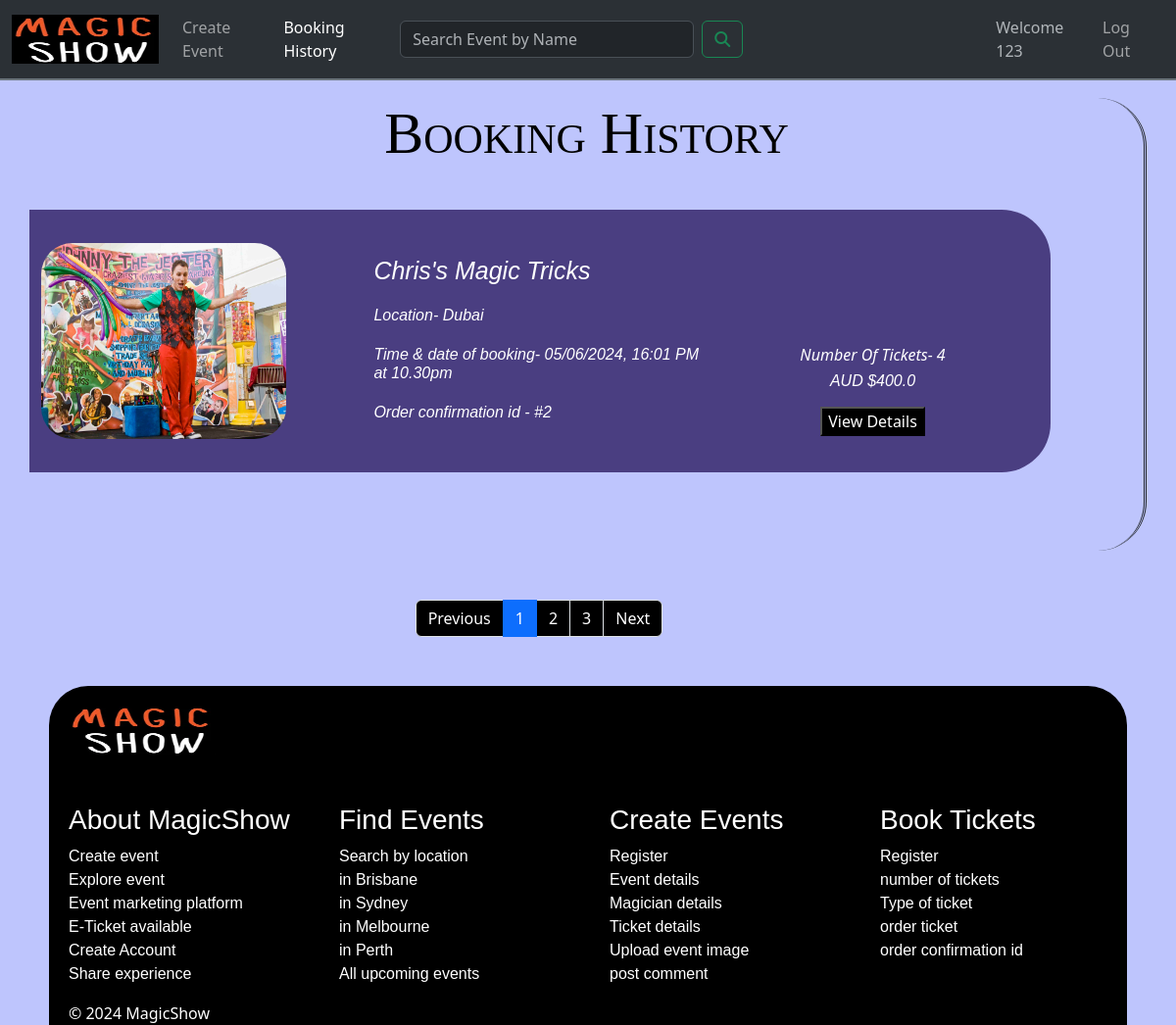
Page /history (signed in) on the earlier database version.
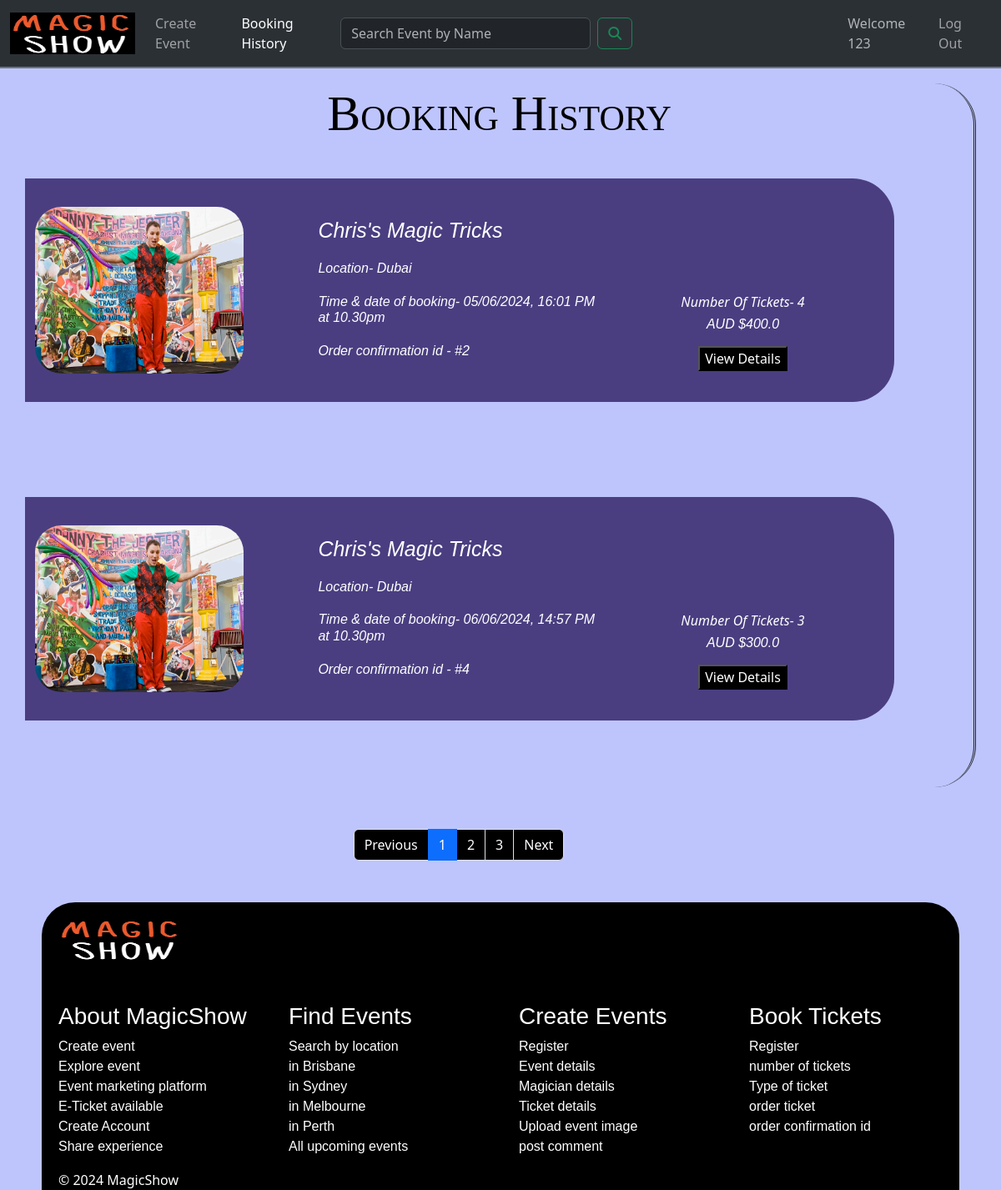
Same page on the later database version.
### website/models.py (models this page shows, shortened)
class User(db.Model, UserMixin):
    __tablename__ = 'users'
    id = db.Column(db.Integer, primary_key=True, nullable=False)
    userName = db.Column(db.String(100), index=True, nullable=False)
    emailid = db.Column(db.String(100), index=True, unique=True, nullable=False)
    contactNumber = db.Column(db.String(100))
    password_hash = db.Column(db.String(255), nullable=False)
    address = db.Column(db.String(255))
    bookings = db.relationship('Booking', backref='user')
    comments = db.relationship('Comment', backref='user')

class Booking(db.Model):
    __tablename__ = 'bookings'
    id = db.Column(db.Integer, primary_key=True)
    booked_at = db.Column(db.DateTime, default=datetime.now())
    numTickets = db.Column(db.Integer)
    totalPrice = db.Column(db.Float)
    userid = db.Column(db.Integer, db.ForeignKey('users.id'))
    eventid = db.Column(db.Integer, db.ForeignKey('events.id'))

class Event(db.Model):
    __tablename__ = 'events'
    id = db.Column(db.Integer, primary_key=True, nullable=False)
    userid = db.Column(db.Integer, db.ForeignKey('users.id'))
    eventName = db.Column(db.String(80))
    eventstartDateTime = db.Column(db.DateTime, nullable=False)
    eventendDateTime = db.Column(db.DateTime, nullable=False)
    eventType = db.Column(db.String(50))
    eventLocation = db.Column(db.String(200))
    description = db.Column(db.String(200))
    ticketQuantity = db.Column(db.Integer)
    ticketsAvailable = db.Column(db.Integer)
    ticketPrice = db.Column(db.Float)
    eventImage = db.Column(db.String(400))
    eventType = db.Column(db.String(50), nullable=False)
    eventStatus = db.Column(db.String(10), nullable=False, default='Open')
    bookings = db.relationship('Booking', backref='event', cascade="all, delete-orphan")
    comments = db.relationship('Comment', backref='event', cascade="all, delete-orphan")

### website/views.py (the view)
@mainbp.route('/history')
@login_required
def history():
    bookings = Booking.query.filter_by(userid=current_user.id).all()
    return render_template('bhistory.html', bookings=bookings)

### website/templates/bhistory.html
{% extends 'base.html' %}
 {% block content %}
  <main>
    <div id="history1" class="container d-flex justify-content-center align-items-center">
      <div class="row">
        <h1 id="book1">Booking History</h1>
        {% if bookings %}
        {% for booking in bookings %}
        <div id="first" class="d-flex col-md-11">
          <div class="col-lg-4 col-md-6 col-sm-6">
            <img class="rounded-5" src="{{ url_for('static', filename=booking.event.eventImage) }}" class="rounded-5" width="250px" height="200px">
          </div>
          <div class="col-lg-5 col-md-2">
            <h6 id="write4">{{booking.event.eventName}}</h6>
            <h6 id="write3">Location- {{booking.event.eventLocation}}</h6>
            <h6 id="write3">Time & date of booking- {{booking.booked_at.strftime("%d/%m/%Y, %H:%M %p")}}<br>
            at 10.30pm</h6>
            <h6 id="write3">Order confirmation id - #{{booking.id}}</h6>
          </div>
          <div id="price" class="col-lg-2 col-md-4">
            <h7 id="write3">Number Of Tickets- {{booking.numTickets}}</h7>
            <h6 id="write3">AUD ${{booking.totalPrice}}</h6>
            <a href="{{url_for('event.show', id=booking.event.id)}}"><button class="btnb">View Details</button></a>
          </div>
        </div>
        {% endfor %}
        {% else %}
        <p>It's time for you to disappear and make some bookings!</p>
        {% endif %}
      </div>
    </div>
    <div class="col-md-10">
      <ul class="pagination justify-content-center">
        <li class="page-item">
          <a class="page-link">Previous</a>
        </li>
        <li class="page-item"><a class="page-link active" href="#">1</a></li>
        <li class="page-item"><a class="page-link" href="#">2</a></li>
        <li class="page-item"><a class="page-link" href="#">3</a></li>
        <li class="page-item">
          <a class="page-link" href="#">Next</a>
        </li>
      </ul>
    </div>
  </main>
{% endblock %}

### website/templates/base.html (shortened to what this page needs)
<!DOCTYPE html>
<html lang="en">
<head>
  <link href="https://cdn.jsdelivr.net/npm/bootstrap@5.3.3/dist/css/bootstrap.min.css" rel="stylesheet">
  <link rel="stylesheet" href="{{ url_for('static', filename='style.css')}}">
</head>
<body>
    <header>
        <nav class="navbar navbar-custom navbar-expand-lg bg-body-tertiary fixed-top bg-dark" data-bs-theme="dark">
            <div class="container-fluid">
              <a class="navbar-brand" href="{{url_for('main.index')}}">
                <img src="{{url_for('static', filename='img/logo.png')}}" alt="MagicShow" width="150" height="50">
              </a>
              <div class="collapse navbar-collapse" id="navbarSupportedContent">
                <ul class="navbar-nav ms-auto mb-2 mb-lg-0">
                  <li class="nav-item">
                    <a class="nav-link {% if request.endpoint == 'event.create' %}active{% endif %}" href="{{ url_for('event.create')}}">Create Event</a>
                  </li>
                  <li class="nav-item">
                    <a class="nav-link {% if request.endpoint == 'main.history' %}active{% endif %}" href="{{ url_for('main.history')}}">Booking History</a>
                  </li>
                </ul>
              </div>
              <form class="d-flex" role="search" action="{{url_for('main.search')}}">
                <input class="form-control me-2" style="width:50%;" type="search" name="search" id="SearchForm" placeholder="Search Event by Name" aria-label="Search">
                <button class="btn btn-outline-success" type="submit"><i class="fa-solid fa-magnifying-glass"></i></button>
              </form>
              <div class="collapse navbar-collapse" id="navbarSupportedContent">
                <ul class="navbar-nav ms-auto mb-2 mb-lg-0">
                  {% if current_user.is_authenticated %}
                  <li class="nav-item">
                     <a class="nav-link disabled text-muted" href="#">Welcome {{current_user.userName}}</a>
                  </li>
                  <li>
                     <a class="nav-link" href="{{ url_for('auth.logout') }}">Log Out</a>
                  </li>
                  {% endif %}
                </ul>
              </div>
            </div>
          </nav>
    </header>
    {% block content %}
    {% endblock %}
    <footer class="footer">
        <section class="top">
            <img id="footerimage" src="{{url_for('static', filename='img/logo.png')}}" width="150" height="50" >
            <div class="footer">
              <div class="row footerrow text-left">
                <div class="col-lg-3 col-md-6 mb-4 mb-md-0">
                  <h3>About MagicShow</h3>
                   <ul class="list-unstyled">
                    <li><a>Create event</a></li>
                    <li><a>Explore event</a></li>
                    <li><a>Event marketing platform</a></li>
                    <li><a>E-Ticket available</a></li>
                    <li><a>Create Account</a></li>
                    <li><a>Share experience</a></li>
                  </ul>
                </div>
                <div class="col-lg-3 col-md-6 mb-4 mb-md-0">
                  <h3>Find Events</h3>
                    <ul class="list-unstyled">
                    <li><a>Search by location</a></li>
                    <li><a>in Brisbane</a></li>
                    <li><a>in Sydney</a></li>
                    <li><a>in Melbourne</a></li>
                    <li><a>in Perth</a></li>
                    <li><a>All upcoming events</a></li>
                    </ul>
                </div>
                <div class="col-lg-3 col-md-6 mb-4 mb-md-0">
                  <h3>Create Events</h3>
                    <ul class="list-unstyled">
                    <li><a>Register</a></li>
                    <li><a>Event details</a></li>
                    <li><a>Magician details</a></li>
                    <li><a>Ticket details</a></li>
                    <li><a>Upload event image</a></li>
                    <li><a>post comment</a></li>
                    </ul>
                </div>
                <div class="col-lg-3 col-md-6 mb-4 mb-md-0">
                  <h3>Book Tickets</h3>
                    <ul class="list-unstyled">
                      <li><a>Register</a></li>
                      <li><a>number of tickets</a></li>
                      <li><a>Type of ticket</a></li>
                      <li><a>order ticket</a></li>
                      <li><a>order confirmation id</a></li>
                    </ul>
                </div>
              </div>
            </div>
          </section>
          <section class="bottom">© 2024 MagicShow</section>
    </footer>
</body>
</html>

### website/static/style.css (style rules this page uses)
body { background-color: rgba(2, 31, 248, 0.253); }
.navbar-custom { background-color: black; border-bottom: 2px solid #6c757d; }
.navbar-custom .nav-link { color: #ffffff8d; transition: color 0.3s ease; }
.top { border-top-left-radius:40px; border-top-right-radius:40px; margin-left:50px; margin-top: 50px; margin-right:50px; background-color: black; }
.footerrow { margin-top:50px; padding-left:20px; color:white }
.bottom { margin-left:50px; margin-right:50px; padding-left:20px; background-color: black; color:white; }
#footerimage { margin-left:20px; margin-top:20px; }
form { width:90%; max-width: 600px; }
input,textarea { width:100%; padding:10px; outline:100px; border: 1px #fff #000000; color: #040000; background:transparent; font-size:15px; }
#history1 { margin-top:100px; border: left 0; border-top-right-radius: 50px; border-bottom-right-radius: 50px; border-right-style:double; }
#first { background-color:rgba(53, 36, 105, 0.841); margin-top:3%; margin-bottom:7%; border-top-right-radius: 50px; border-bottom-right-radius: 50px; padding-top:3%; padding-bottom:3%; margin-right:3%; color:white; }
#price { text-align:center; padding-top:10%; }
#book1 { color:black; text-align: center; font-variant: small-caps; font-size: 60px; }
.pagination { align-items: center; margin-top:5%; margin-left:10%; }
.page-link { background-color:black; color:white; }
.btnb { background-color: black; color:white; margin-top:5%; }
h1 { font-family:Georgia, 'Times New Roman', Times, serif; }
h6 { font-family:'Trebuchet MS', 'Lucida Sans Unicode', 'Lucida Grande', 'Lucida Sans', Arial, sans-serif; }
h3 { font-family:'Trebuchet MS', 'Lucida Sans Unicode', 'Lucida Grande', 'Lucida Sans', Arial, sans-serif; }
.list-unstyled { font-family:'Trebuchet MS', 'Lucida Sans Unicode', 'Lucida Grande', 'Lucida Sans', Arial, sans-serif; }
#write3 { font-style: italic; padding-top:3%; }
#write4 { font-style:italic; padding-top:3%; font-size: 25px; }
.navbar-custom .nav-link:hover, .navbar-custom .nav-link.active { color: #ffffff; }

Differences in the rows shown:
added Booking: eventImage (picture), event.eventName "Chris's Magic Tricks", event.eventLocation "Dubai", booked_at "06/06/2024, 14:57 PM", id "4", numTickets "3", totalPrice "300.0"
